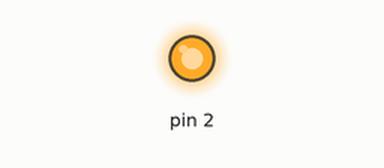
A sketch run on a simulated Arduino Uno, built with avr-gcc and run on an emulated ATmega328P. On the bench: output pins drawn as LEDs (lit = HIGH).

Above: at 0.1 s.
Timing chart, 0 to 1.6 s (numbered marks = the images above):
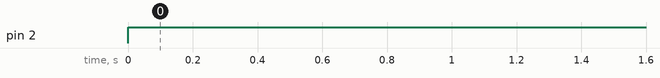

Measured:
- by itself, pin 2: LOW → HIGH at 0.00 s

The sketch:

Water_pump.ino
```cpp
// the setup function runs once when you press reset or power the board
void setup() {
  pinMode(2, OUTPUT);
}

// the loop function runs over and over again forever
void loop() {
  digitalWrite(2, HIGH);                    // turn the water pump on (HIGH is the voltage level)
  delay(secs(50));                          // wait for 50 seconds
  digitalWrite(2, LOW);                     // turn the water pump off by making the voltage LOW
  delay(hours(7)+mins(59)+secs(10));        // wait for 7 hours, 59 minutes and 10 seconds
}

// converts seconds into milliseconds
int secs (int secs) {
  int msecs = secs * 1000;
  return msecs;
}

// converts minutes into milliseconds
int mins (int mins) {
  int msecs = mins * 60 * 1000;
  return msecs;
}

// converts hours into milliseconds
int hours (int hours) {
  int msecs = hours * 60 * 60 * 1000;
  return msecs;
}
```
